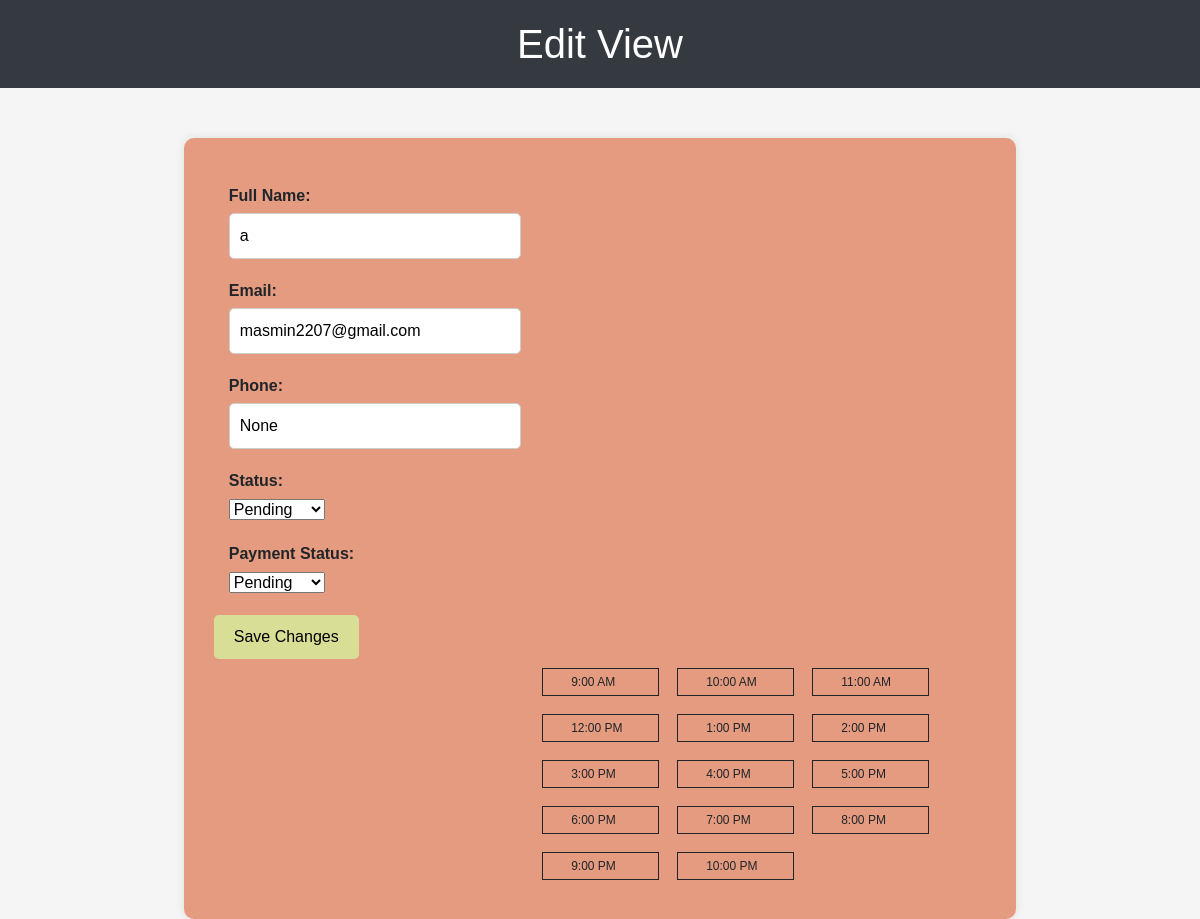
Page /edit_appointment/1 on the earlier database version.
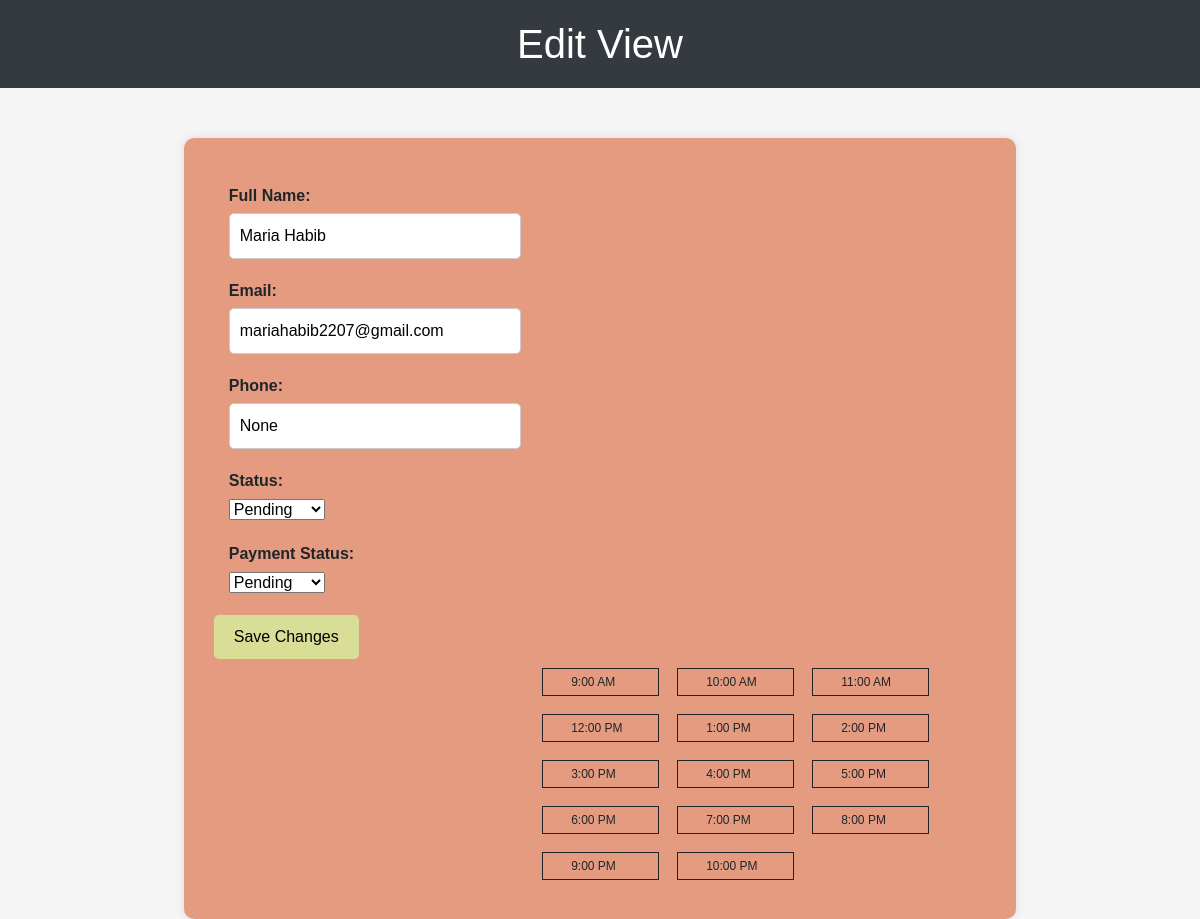
Same page on the later database version.
### app.py (models this page shows)
class Appointment(db.Model):
    id = db.Column(db.Integer, primary_key=True)
    full_name = db.Column(db.String)
    email = db.Column(db.String)
    phone = db.Column(db.String)
    status = db.Column(db.String)
    payment_status = db.Column(db.String)
    date = db.Column(db.String)
    start_time = db.Column(db.String)  # Change the type to String
    end_time = db.Column(db.String)

### app.py (the view, shortened to what this page needs)
@app.route('/edit_appointment/<int:appointment_id>', methods=['GET', 'POST'])
def edit_appointment(appointment_id):
    appointment = Appointment.query.get(appointment_id)
    return render_template('edit_appointment.html', appointment=appointment)

### templates/edit_appointment.html (shortened to what the changed rows need)
<!DOCTYPE html>
<html>
<head>
    <link rel="stylesheet" href="https://stackpath.bootstrapcdn.com/bootstrap/4.5.2/css/bootstrap.min.css">
    <link rel="stylesheet"
        href="https://cdnjs.cloudflare.com/ajax/libs/bootstrap-datepicker/1.9.0/css/bootstrap-datepicker.min.css">
    <link rel="stylesheet"
        href="https://cdnjs.cloudflare.com/ajax/libs/bootstrap-datepicker/1.9.0/css/bootstrap-datepicker.min.css" />
</head>
<body>
    <h1>Edit View</h1>
    <section class="container">
        <div class="row goals-sec-pink">
            <div class="col-md-12">
                <form action="{{ url_for('edit_appointment', appointment_id=appointment.id) }}" method="post"
                    id="edit-form">
                    <div class="row contact-cont pt-0">
                        <div class="col-md-5">
                            <div class="form-group">
                                <label for="full_name">Full Name:</label>
                                <input type="text" name="full_name" value="{{ appointment.full_name }}" />
                            </div>
                            <div class="form-group">
                                <label for="email">Email:</label>
                                <input type="email" name="email" value="{{ appointment.email }}" />
                            </div>
                            <div class="form-group">
                                <label for="phone">Phone:</label>
                                <input type="text" name="phone" value="{{ appointment.phone }}" />
                            </div>
                        </div>
                    </div>
            </div>
        </div>
    </section>

Differences in the rows shown:
changed Appointment "None": full_name "a" → "Maria Habib"; email "masmin2207@gmail.com" → "mariahabib2207@gmail.com"
